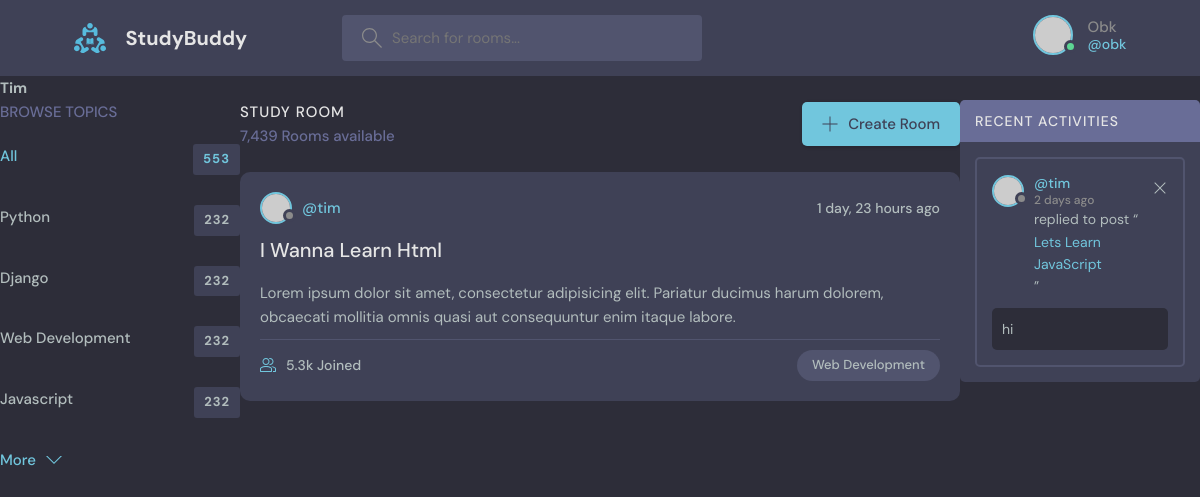
The app's page /profile/2/ (signed in) with its own data.
### app/models.py (models this page shows, shortened)
class Topic(models.Model):
    name = models.CharField(max_length=200)

class Room(models.Model):
    host = models.ForeignKey(User, on_delete=models.SET_NULL, null=True)
    topic = models.ForeignKey(Topic, on_delete=models.SET_NULL, null=True)
    name = models.CharField(max_length=200, null=True, blank=True)
    description = models.TextField(null=True, blank=True)
    participants = models.ManyToManyField(User, related_name='participants', blank=True)
    updated = models.DateTimeField(auto_now_add=True)
    created = models.DateTimeField(auto_now_add=True)
    def __str__(self):
        return self.name
    class Meta:
        ordering = ['-updated', '-created']

class Message(models.Model):
    user = models.ForeignKey(User, on_delete=models.CASCADE)
    room = models.ForeignKey(Room, on_delete=models.CASCADE)
    body = models.TextField()
    updated = models.DateTimeField(auto_now_add=True)
    created = models.DateTimeField(auto_now_add=True)
    def __str__(self):
        return self.body[0:50]

### app/views.py (the view)
# urls.py: path('profile/<str:pk>/', views.profile, name='profile'),
def profile(request, pk):
    user = User.objects.get(id=pk)
    rooms = user.room_set.all()
    room_message = user.message_set.all()
    topics = Topic.objects.all()
    context = {'user': user, 'rooms': rooms, 'room_message': room_message, 'topics': topics}
    return render(request, 'profile.html', context)

### templates/profile.html (shortened to what this page needs)
{% extends 'main.html' %}
{% block content %}
<h3>{{user.username|title}}</h3>
<div class="profile-container">
    <div>
        {% include 'topics_component.html' %}
    </div>
    <div>
        {% include 'feed_component.html' %}
    </div>
    <div>
        {% include 'activity_component.html' %}
    </div>
</div>
{% endblock %}

### templates/navbar.html (shortened to what this page needs)
{% load static %}
<header class="header header--loggedIn">
  <div class="container">
    <a href="/" class="header__logo">
      <img src="{% static 'assets/logo.svg' %}" />
      <h1>StudyBuddy</h1>
    </a>
    <form method="GET" action="{% url 'home' %}" class="header__search">
      <label>
        <input type="search" name="q" placeholder="Search for rooms..." />
      </label>
    </form>
    <nav class="header__menu">
      {% if request.user.is_authenticated %}
      <div class="header__user">
        <a href="{% url 'logout' %}">
          <div class="avatar avatar--medium active">
            <img src="https://randomuser.me/api/portraits/men/37.jpg" />
          </div>
          <p>{{request.user|title}} <span>@{{request.user}}</span></p>
        </a>
      </div>
      {% endif %}
    </nav>
  </div>
</header>

### templates/topics_component.html
<div class="topics">
    <div class="topics__header">
        <h2>Browse Topics</h2>
    </div>
    <ul class="topics__list">
        <li>
            <a href="{% url 'home' %}" class="active">All <span>553</span></a>
        </li>
        {% for topic in topics %}
        <li>
            <a href="{% url 'home' %}?q={{topic.name}}">{{topic.name|title}} <span>232</span></a>
        </li>
        {% endfor %}
    </ul>
    <a class="btn btn--link" href="topics.html">
        More
        <svg version="1.1" xmlns="http://www.w3.org/2000/svg" width="32" height="32" viewBox="0 0 32 32">
            <title>chevron-down</title>
            <path d="M16 21l-13-13h-3l16 16 16-16h-3l-13 13z"></path>
        </svg>
    </a>
</div>

### templates/feed_component.html (shortened to what this page needs)
<div class="roomList">
  <div class="roomList__header">
    <div>
      <h2>Study Room</h2>
      <p>7,439 Rooms available</p>
    </div>
    <a class="btn btn--main" href="create-room.html">
      <svg version="1.1" xmlns="http://www.w3.org/2000/svg" width="32" height="32" viewBox="0 0 32 32">
        <title>add</title>
        <path d="M16.943 0.943h-1.885v14.115h-14.115v1.885h14.115v14.115h1.885v-14.115h14.115v-1.885h-14.115v-14.115z"></path>
      </svg>
      Create Room
    </a>
  </div>
  {% for room in rooms %}
  <div class="roomListRoom">
    <div class="roomListRoom__header">
      <a href="{% url 'profile' room.host.id %}" class="roomListRoom__author">
        <div class="avatar avatar--small">
          <img src="https://randomuser.me/api/portraits/women/11.jpg" />
        </div>
        <span>@{{room.host.username}}</span>
      </a>
      <div class="roomListRoom__actions">
        <span>{{room.created|timesince}} ago</span>
      </div>
    </div>
    <div class="roomListRoom__content">
      <a href="{% url 'room' room.id %}">{{room.name|title}}</a>
      <p>
        Lorem ipsum dolor sit amet, consectetur adipisicing elit. Pariatur ducimus harum dolorem, obcaecati
        mollitia omnis quasi aut consequuntur enim itaque labore.
      </p>
    </div>
    <div class="roomListRoom__meta">
      <a href="room.html" class="roomListRoom__joined">
        5.3k Joined
      </a>
      <p class="roomListRoom__topic">{{room.topic.name|title}}</p>
    </div>
  </div>
  {% endfor %}
</div>

### templates/activity_component.html
<div class="activities">
  <div class="activities__header">
    <h2>Recent Activities</h2>
  </div>
  {% for message in room_message %}
  <div class="activities__box">
    <div class="activities__boxHeader roomListRoom__header">
      <a href="profile.html" class="roomListRoom__author">
        <div class="avatar avatar--small">
          <img src="https://randomuser.me/api/portraits/women/11.jpg" />
        </div>
        <p>
          @{{message.user}}
          <span>{{message.created|timesince}} ago</span>
        </p>
      </a>
      <div class="roomListRoom__actions">
        <a href="#">
          <svg version="1.1" xmlns="http://www.w3.org/2000/svg" width="32" height="32" viewBox="0 0 32 32">
            <title>remove</title>
            <path d="M27.314 6.019l-1.333-1.333-9.98 9.981-9.981-9.981-1.333 1.333 9.981 9.981-9.981 9.98 1.333 1.333 9.981-9.98 9.98 9.98 1.333-1.333-9.98-9.98 9.98-9.981z"></path>
          </svg>
        </a>
      </div>
    </div>
    <div class="activities__boxContent">
      <p>replied to post “<a href="{% url 'room' message.room.id %}">{{message.room}}</a>”</p>
      <div class="activities__boxRoomContent">
        {{message}}
      </div>
    </div>
  </div>
  {% endfor %}
</div>

### templates/profile.html (style rules this page uses)
.profile-container { display: grid; grid-template-columns: 1fr 3fr 1fr; }

### records on screen
Topic: name "Python"
Topic: name "Django"
Topic: name "Web Development"
Topic: name "Javascript"
Room: host.username "tim", created "1 day, 23 hours", name "I Wanna Learn Html", topic.name "Web Development"
Message: user "tim", created "2 days", room "Lets Learn JavaScript", body "hi"

### other values on screen
{{ request.user|title }} "Obk"
{{ request.user }} "obk"
{{ user.username|title }} "Tim"
